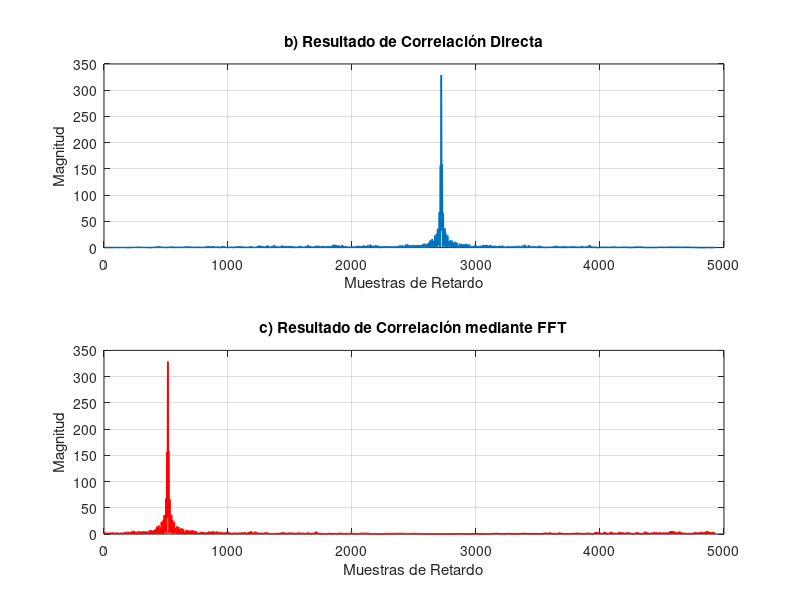

The MATLAB source for this figure:
% a) Generación de señal conocida y sus ecos
fs = 44100;           % Frecuencia de muestreo
vs = 343;             % Velocidad del sonido
t_tx = 0:1/fs:0.05;   % Duración de 50 ms

% Generación del chirp matemáticamente
f0 = 1000; f1 = 5000; T_total = t_tx(end);
tx = sin(2 * pi * (f0 .* t_tx + ((f1 - f0) / (2 * T_total)) .* (t_tx.^2)));

% Simulación de un eco (objeto a 2 metros) con ruido
tiempo_vuelo_real = (2 * 2.0) / vs;
muestras_retardo = round(tiempo_vuelo_real * fs);
rx = [zeros(1, muestras_retardo), 0.3 * tx];
rx = rx + 0.05 * randn(1, length(rx)); % Se añade ruido y reflexiones

% b) Implementación directa de la correlación
% Se inicia la medición de tiempo. Utilizando la convolución con la señal
% transmitida invertida (fliplr), lo cual es el equivalente
% matemático a la correlación cruzada directa en el dominio del tiempo.
tic();
r_directa = conv(rx, fliplr(tx));
tiempo_directa = toc();

% c) Implementación de la correlación mediante FFT
tic();
L = length(tx) + length(rx) - 1;
TX = fft(tx, L);
RX = fft(rx, L);

% Relación entre convolución y multiplicación en frecuencia
R_xy_frecuencia = conj(TX) .* RX;
r_fft = abs(ifft(R_xy_frecuencia));
tiempo_fft = toc();

% d) Comparación de tiempos
disp('--- Comparación de Tiempos de Ejecución ---');
disp(['Correlación Directa (O(N^2)): ', num2str(tiempo_directa), ' segundos']);
disp(['Correlación por FFT (O(N log N)): ', num2str(tiempo_fft), ' segundos']);

% Visualización para e) Recopilación de imágenes
figure;
subplot(2,1,1);
plot(abs(r_directa), 'LineWidth', 1.2);
title('b) Resultado de Correlación Directa');
xlabel('Muestras de Retardo'); ylabel('Magnitud');
grid on;

subplot(2,1,2);
plot(r_fft, 'LineWidth', 1.2, 'color', 'r');
title('c) Resultado de Correlación mediante FFT');
xlabel('Muestras de Retardo'); ylabel('Magnitud');
grid on;
